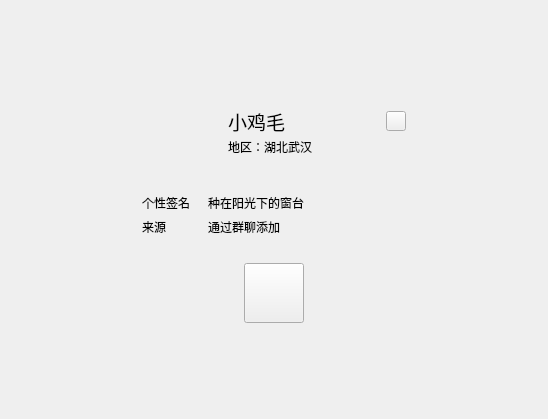
<?xml version="1.0" encoding="UTF-8"?>
<ui version="4.0">
 <class>FriendInfoWidget</class>
 <widget class="QWidget" name="FriendInfoWidget">
  <property name="geometry">
   <rect>
    <x>0</x>
    <y>0</y>
    <width>548</width>
    <height>419</height>
   </rect>
  </property>
  <property name="mouseTracking">
   <bool>true</bool>
  </property>
  <property name="windowTitle">
   <string>Form</string>
  </property>
  <layout class="QGridLayout" name="gridLayout">
   <property name="leftMargin">
    <number>0</number>
   </property>
   <property name="topMargin">
    <number>0</number>
   </property>
   <property name="rightMargin">
    <number>0</number>
   </property>
   <property name="bottomMargin">
    <number>0</number>
   </property>
   <property name="spacing">
    <number>0</number>
   </property>
   <item row="0" column="2">
    <widget class="QWidget" name="mainWidget" native="true">
     <property name="mouseTracking">
      <bool>true</bool>
     </property>
     <layout class="QGridLayout" name="gridLayout_2">
      <item row="1" column="3">
       <spacer name="horizontalSpacer_2">
        <property name="orientation">
         <enum>Qt::Orientation::Horizontal</enum>
        </property>
        <property name="sizeType">
         <enum>QSizePolicy::Policy::Expanding</enum>
        </property>
        <property name="sizeHint" stdset="0">
         <size>
          <width>100</width>
          <height>20</height>
         </size>
        </property>
       </spacer>
      </item>
      <item row="1" column="1" colspan="2">
       <widget class="QWidget" name="widget" native="true">
        <property name="minimumSize">
         <size>
          <width>300</width>
          <height>0</height>
         </size>
        </property>
        <property name="maximumSize">
         <size>
          <width>300</width>
          <height>16777215</height>
         </size>
        </property>
        <property name="mouseTracking">
         <bool>true</bool>
        </property>
        <layout class="QVBoxLayout" name="verticalLayout">
         <item>
          <spacer name="verticalSpacer">
           <property name="orientation">
            <enum>Qt::Orientation::Vertical</enum>
           </property>
           <property name="sizeType">
            <enum>QSizePolicy::Policy::Fixed</enum>
           </property>
           <property name="sizeHint" stdset="0">
            <size>
             <width>20</width>
             <height>80</height>
            </size>
           </property>
          </spacer>
         </item>
         <item>
          <widget class="QWidget" name="topWidget" native="true">
           <property name="mouseTracking">
            <bool>true</bool>
           </property>
           <layout class="QHBoxLayout" name="horizontalLayout">
            <property name="bottomMargin">
             <number>12</number>
            </property>
            <item>
             <widget class="QLabel" name="profileLabel">
              <property name="minimumSize">
               <size>
                <width>60</width>
                <height>60</height>
               </size>
              </property>
              <property name="maximumSize">
               <size>
                <width>60</width>
                <height>60</height>
               </size>
              </property>
              <property name="mouseTracking">
               <bool>true</bool>
              </property>
              <property name="text">
               <string/>
              </property>
              <property name="scaledContents">
               <bool>true</bool>
              </property>
             </widget>
            </item>
            <item>
             <spacer name="horizontalSpacer_4">
              <property name="orientation">
               <enum>Qt::Orientation::Horizontal</enum>
              </property>
              <property name="sizeType">
               <enum>QSizePolicy::Policy::Fixed</enum>
              </property>
              <property name="sizeHint" stdset="0">
               <size>
                <width>20</width>
                <height>20</height>
               </size>
              </property>
             </spacer>
            </item>
            <item>
             <widget class="QWidget" name="widget_2" native="true">
              <property name="mouseTracking">
               <bool>true</bool>
              </property>
              <layout class="QGridLayout" name="gridLayout_3">
               <property name="leftMargin">
                <number>0</number>
               </property>
               <property name="topMargin">
                <number>0</number>
               </property>
               <property name="rightMargin">
                <number>0</number>
               </property>
               <property name="bottomMargin">
                <number>10</number>
               </property>
               <property name="verticalSpacing">
                <number>0</number>
               </property>
               <item row="0" column="0">
                <widget class="QLabel" name="nameLabel">
                 <property name="font">
                  <font>
                   <pointsize>14</pointsize>
                   <bold>false</bold>
                  </font>
                 </property>
                 <property name="mouseTracking">
                  <bool>true</bool>
                 </property>
                 <property name="text">
                  <string>小鸡毛</string>
                 </property>
                </widget>
               </item>
               <item row="0" column="1">
                <widget class="QPushButton" name="settingButton">
                 <property name="minimumSize">
                  <size>
                   <width>20</width>
                   <height>20</height>
                  </size>
                 </property>
                 <property name="maximumSize">
                  <size>
                   <width>20</width>
                   <height>20</height>
                  </size>
                 </property>
                 <property name="text">
                  <string/>
                 </property>
                 <property name="icon">
                  <iconset resource="../../qrc.qrc">
                   <normaloff>:/res/img/MenuMeatball.png</normaloff>:/res/img/MenuMeatball.png</iconset>
                 </property>
                 <property name="iconSize">
                  <size>
                   <width>20</width>
                   <height>20</height>
                  </size>
                 </property>
                </widget>
               </item>
               <item row="1" column="0">
                <widget class="QLabel" name="areaLabel">
                 <property name="mouseTracking">
                  <bool>true</bool>
                 </property>
                 <property name="text">
                  <string>地区：湖北武汉</string>
                 </property>
                </widget>
               </item>
              </layout>
             </widget>
            </item>
           </layout>
          </widget>
         </item>
         <item>
          <widget class="QWidget" name="centerWidget" native="true">
           <layout class="QGridLayout" name="gridLayout_4">
            <property name="bottomMargin">
             <number>12</number>
            </property>
            <item row="0" column="1">
             <widget class="QLabel" name="label_2">
              <property name="text">
               <string>种在阳光下的窗台</string>
              </property>
             </widget>
            </item>
            <item row="0" column="0">
             <widget class="QLabel" name="signLabel">
              <property name="maximumSize">
               <size>
                <width>60</width>
                <height>16777215</height>
               </size>
              </property>
              <property name="text">
               <string>个性签名</string>
              </property>
             </widget>
            </item>
            <item row="1" column="0">
             <widget class="QLabel" name="sourceLabel">
              <property name="maximumSize">
               <size>
                <width>60</width>
                <height>16777215</height>
               </size>
              </property>
              <property name="text">
               <string>来源</string>
              </property>
             </widget>
            </item>
            <item row="1" column="1">
             <widget class="QLabel" name="label_4">
              <property name="text">
               <string>通过群聊添加</string>
              </property>
             </widget>
            </item>
           </layout>
          </widget>
         </item>
         <item>
          <widget class="QWidget" name="horizontalWidget_2" native="true">
           <property name="mouseTracking">
            <bool>true</bool>
           </property>
           <layout class="QHBoxLayout" name="horizontalLayout_2">
            <item>
             <widget class="QPushButton" name="chatButton">
              <property name="minimumSize">
               <size>
                <width>60</width>
                <height>60</height>
               </size>
              </property>
              <property name="maximumSize">
               <size>
                <width>60</width>
                <height>60</height>
               </size>
              </property>
              <property name="text">
               <string/>
              </property>
              <property name="icon">
               <iconset resource="../../qrc.qrc">
                <normaloff>:/res/img/Comment_blue.png</normaloff>:/res/img/Comment_blue.png</iconset>
              </property>
              <property name="iconSize">
               <size>
                <width>70</width>
                <height>70</height>
               </size>
              </property>
             </widget>
            </item>
           </layout>
          </widget>
         </item>
         <item>
          <spacer name="verticalSpacer_2">
           <property name="orientation">
            <enum>Qt::Orientation::Vertical</enum>
           </property>
           <property name="sizeType">
            <enum>QSizePolicy::Policy::Expanding</enum>
           </property>
           <property name="sizeHint" stdset="0">
            <size>
             <width>20</width>
             <height>100</height>
            </size>
           </property>
          </spacer>
         </item>
        </layout>
       </widget>
      </item>
      <item row="1" column="0">
       <spacer name="horizontalSpacer">
        <property name="orientation">
         <enum>Qt::Orientation::Horizontal</enum>
        </property>
        <property name="sizeType">
         <enum>QSizePolicy::Policy::Expanding</enum>
        </property>
        <property name="sizeHint" stdset="0">
         <size>
          <width>100</width>
          <height>20</height>
         </size>
        </property>
       </spacer>
      </item>
     </layout>
    </widget>
   </item>
  </layout>
 </widget>
 <resources>
  <include location="../../qrc.qrc"/>
 </resources>
 <connections/>
</ui>
